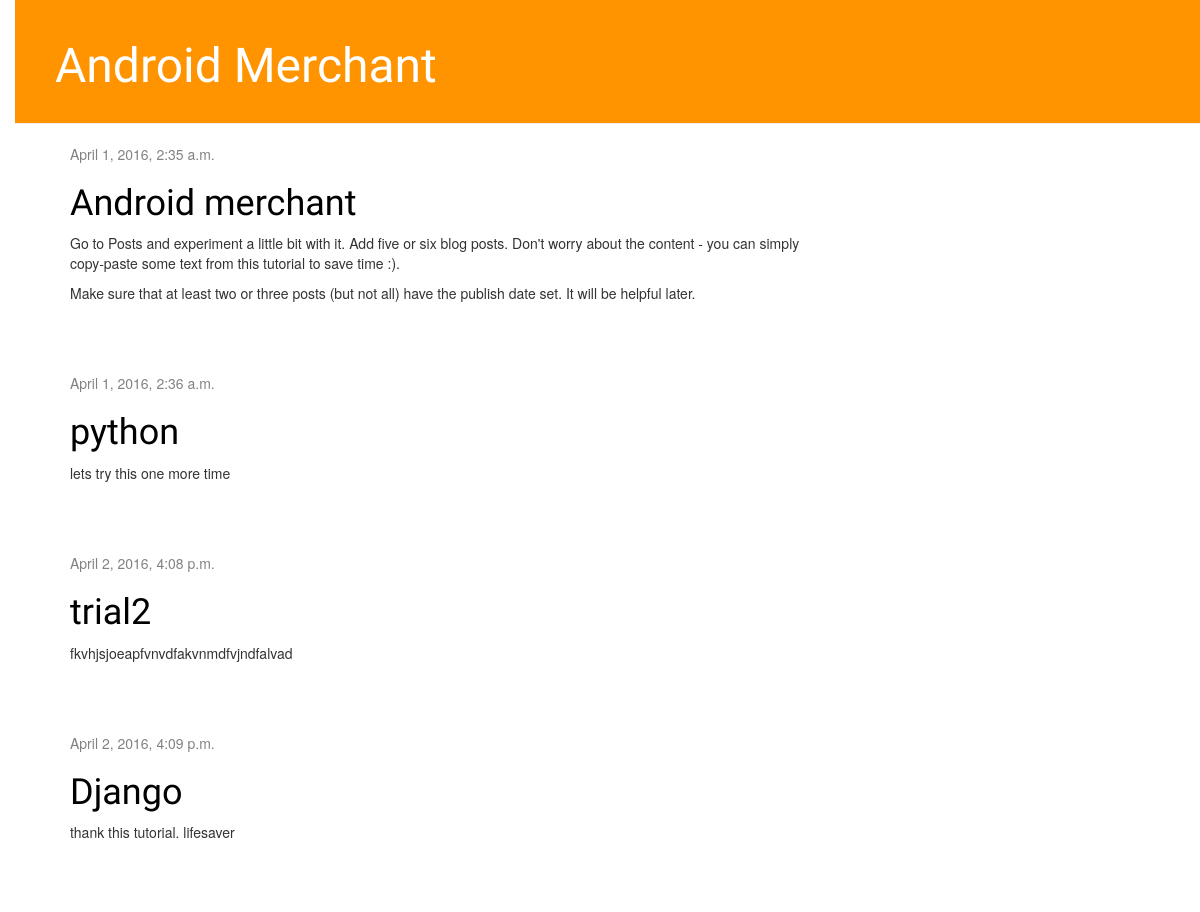
The app's page /, older data.
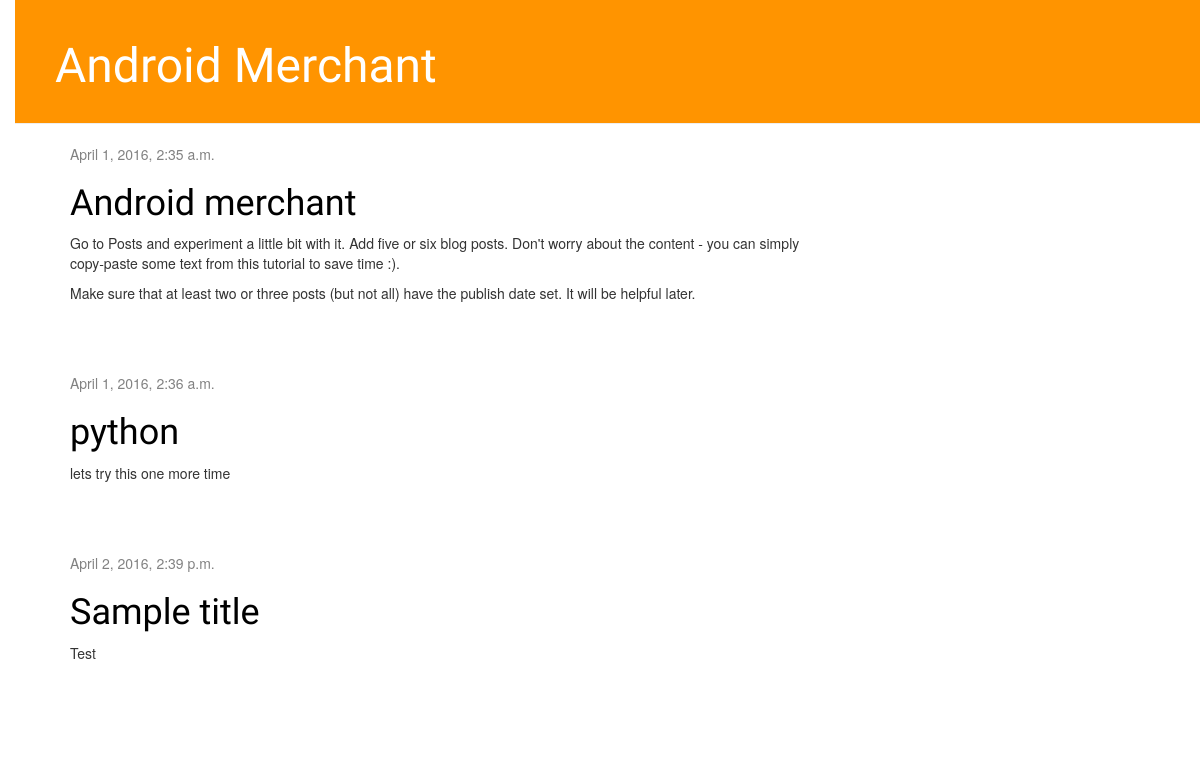
The same page, newer data.
### blog/models.py (models this page shows, shortened)
class Post(models.Model):
    author = models.ForeignKey('auth.User')
    title = models.CharField(max_length=200)
    text = models.TextField()
    created_date = models.DateTimeField(
            default=timezone.now)
    published_date = models.DateTimeField(
            blank=True, null=True)

### blog/views.py (the view)
# urls.py: url(r'^$', views.post_list, name='post_list'),
def post_list(request):
    posts = Post.objects.filter(published_date__lte=timezone.now()).order_by('published_date')
    return render(request, 'blog/post_list.html', {'posts': posts})

### blog/templates/blog/post_list.html
{% extends 'blog/base.html' %}
{% block content %}
    {% for post in posts %}
        <div class="post">
            <div class="date">
                {{ post.published_date }}
            </div>
            <h1><a href="{% url 'post_detail' pk=post.pk %}">{{ post.title }}</a></h1>
            <p>{{ post.text|linebreaks }}</p>
        </div>
    {% endfor %}
{% endblock content %}

### blog/templates/blog/base.html (shortened to what this page needs)
{% load staticfiles %}
<html>
    <head>
        <link rel="stylesheet" href="//maxcdn.bootstrapcdn.com/bootstrap/3.2.0/css/bootstrap.min.css">
        <link rel="stylesheet" href="//maxcdn.bootstrapcdn.com/bootstrap/3.2.0/css/bootstrap-theme.min.css">
        <link rel="stylesheet" href="{% static 'css/blog.css' %}">
    </head>
    <body>
          <div class="page-header">
        <h1><a href="/">Android Merchant</a></h1>
    </div>
    <div class="content container">
        <div class="row">
            <div class="col-md-8">
            {% block content %}
            {% endblock %}
            </div>
        </div>
    </div>
    </body>
</html>

### blog/static/css/blog.css (style rules this page uses)
h1 a { color: #FCA205; font-family: 'Lobster'; }
body { padding-left: 15px; }
.page-header { background-color: #ff9400; margin-top: 0; padding: 20px 20px 20px 40px; }
.page-header h1, .page-header h1 a, .page-header h1 a:visited, .page-header h1 a:active { color: #ffffff; font-size: 36pt; text-decoration: none; }
.content { margin-left: 40px; }
h1, h2, h3, h4 { font-family: 'Lobster', cursive; }
.date { color: #828282; }
.post { margin-bottom: 70px; }
.post h1 a, .post h1 a:visited { color: #000000; }

Row changes from the older to the newer data that the page shows:
removed Post: published_date "April 2, 2016, 4:08 p.m.", title "trial2", text "fkvhjsjoeapfvnvdfakvnmdfvjndfalvad"
no longer on this page (row edited): Post: published_date "April 2, 2016, 4:09 p.m.", title "Django", text "thank this tutorial. lifesaver"
added Post: published_date "April 2, 2016, 2:39 p.m.", title "Sample title", text "Test"
